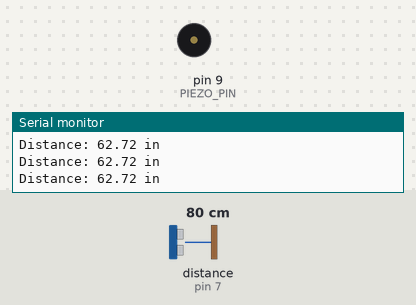
Bench run of a sketch on a simulated Arduino Uno, built with avr-gcc and run on an emulated ATmega328P. Parts: buzzer (waves = sounding), the last lines printed to the serial monitor. Wiring (inferred from the names in the program): ultrasonic range finder: trigger pin 6; echo pin 7. Inputs (shaded band) come from the test bench; at power-on: distance to the obstacle (sensor on pin 7) 80 cm. The echo pulse lasts 58.3 µs per cm.

Above: at 1.2 s.
1.3 s: distance to the obstacle (sensor on pin 7) set to 73 cm
At 1.45 s:
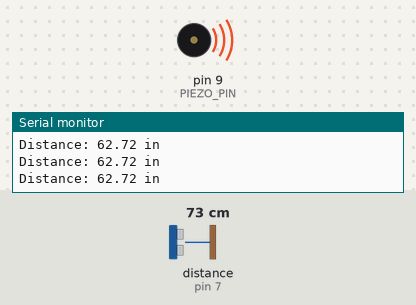
4.3 s: distance to the obstacle (sensor on pin 7) set to 4 cm
At 5.3 s:
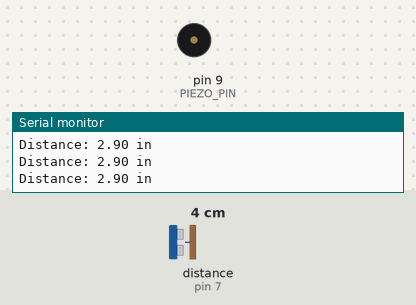
7.3 s: distance to the obstacle (sensor on pin 7) set to 2 cm
At 7.8 s:
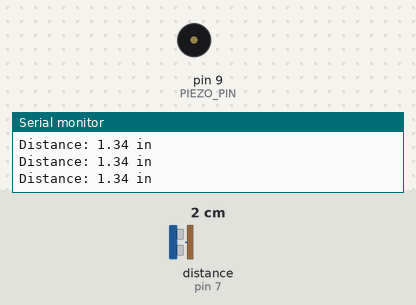
8.8 s: distance to the obstacle (sensor on pin 7) set to 9 cm
At 9.4 s:
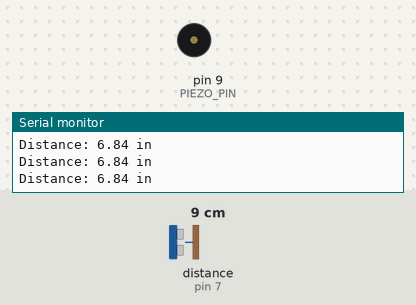
Timing chart, 0 to 12.8 s (numbered marks = the images above; inputs shaded):
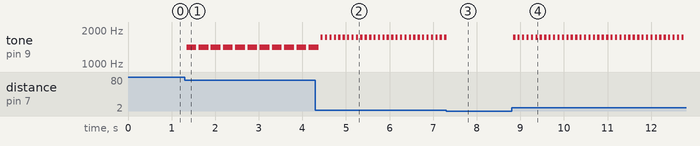

Measured:
- the behaviour switches between 77 and 76 cm on distance to the obstacle (sensor on pin 7) (found by bisection; images 0 and 1)
- the behaviour switches between 3 and 2 cm on distance to the obstacle (sensor on pin 7) (found by bisection; images 2 and 3)
- after the input at 1.3 s, tone on pin 9 (PIEZO_PIN): alternates 1400 Hz for 0.23 s and silent for 0.06 s, starting at once
- after the input at 4.3 s, tone on pin 9 (PIEZO_PIN): alternates 1725 Hz for 0.05 s and silent for 0.05 s, starting after 0.12 s
- after the input at 7.3 s, tone on pin 9 (PIEZO_PIN): goes on until 7.3 s, then stays silent
- after the input at 8.8 s, tone on pin 9 (PIEZO_PIN): alternates 1725 Hz for 0.05 s and silent for 0.05 s, starting at once

The sketch:

main.ino
```cpp
#define PIEZO_PIN 9

const int trigger = 6;
const int echo = 7;
float distance;
float dist_inches;

float inch_maxthreshold = 60;
float inch_secondmax = 50;
float inch_medium = 40;
float inch_secondmin = 30;
float inch_min = 20;

void setup() {
  Serial.begin(9600);
  pinMode(trigger, OUTPUT);
  pinMode(echo, INPUT);
  pinMode(PIEZO_PIN, OUTPUT);
}

void loop() {
  //Creating ultrasonic pulse
  digitalWrite(trigger, LOW);
  delayMicroseconds(5);
  digitalWrite(trigger, HIGH);
  delayMicroseconds(10);
  digitalWrite(trigger, LOW);

  // Measure duration of echo and calculate distance
  distance = pulseIn(echo, HIGH, 38000);
  distance = distance * 0.0135;
  dist_inches = distance;

  // Determine the tone based on distance thresholds
  if (dist_inches > 2 && dist_inches < inch_min) {
    tone(PIEZO_PIN, 1725);
    delay(50);
    noTone(PIEZO_PIN);
  } else if (dist_inches >= inch_min && dist_inches < inch_secondmin) {
    tone(PIEZO_PIN, 1675);
    delay(125);
    noTone(PIEZO_PIN);
  } else if (dist_inches >= inch_secondmin && dist_inches < inch_medium) {
    tone(PIEZO_PIN, 1550);
    delay(150);
    noTone(PIEZO_PIN);
  } else if (dist_inches >= inch_medium && dist_inches < inch_secondmax) {
    tone(PIEZO_PIN, 1475);
    delay(175);
    noTone(PIEZO_PIN);
  } else if (dist_inches >= inch_secondmax && dist_inches < inch_maxthreshold) {
    tone(PIEZO_PIN, 1400);
    delay(225);
    noTone(PIEZO_PIN);
  }

  Serial.print("Distance: ");
  Serial.print(dist_inches);
  Serial.println(" in");

  delay(50);
}
```
